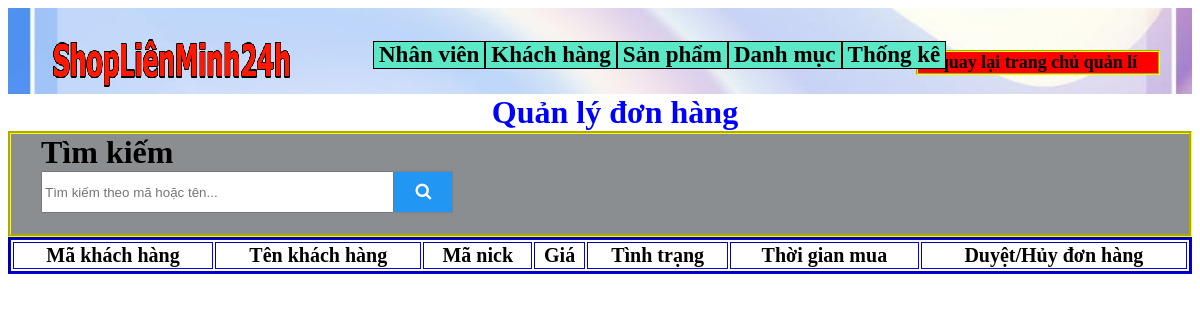
/admin/ql_don_hang/index.php (signed in), run on an earlier commit of the app's database.
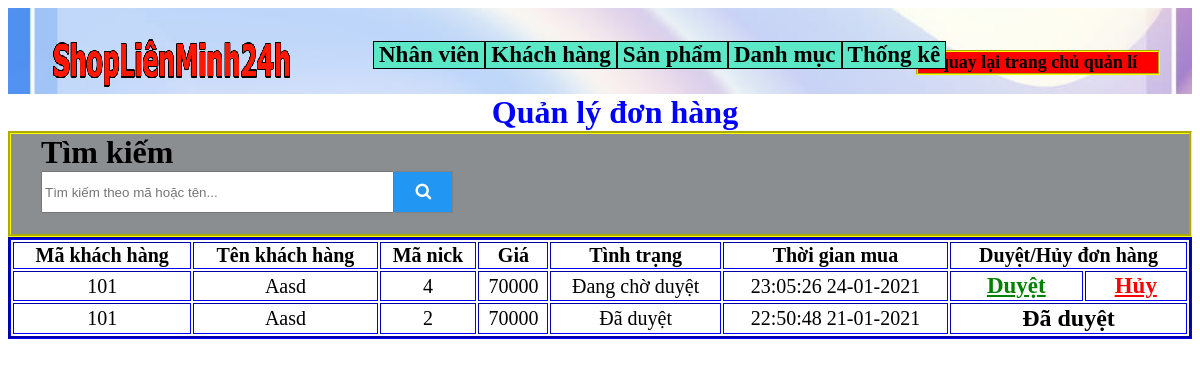
And on a later commit of the database.
### tables this page shows
CREATE TABLE `hoa_don` (
  `ma_hoa_don` int(11) NOT NULL,
  `ma_khach_hang` int(11) NOT NULL,
  `ma_nick` int(50) NOT NULL,
  `tinh_trang` int(20) NOT NULL,
  `ten_nguoi_mua` varchar(50) NOT NULL,
  `email` varchar(100) NOT NULL,
  `thoi_gian_mua` datetime NOT NULL
);

CREATE TABLE `thong_tin_nick` (
  `ma` int(11) NOT NULL,
  `gia` double NOT NULL,
  `anh` varchar(300) NOT NULL,
  `ma_rank` int(20) NOT NULL,
  `ma_danh_muc` int(30) NOT NULL,
  `tai_khoan` varchar(50) NOT NULL,
  `mat_khau` varchar(50) NOT NULL
);

### admin/ql_don_hang/index.php (the view, shortened to what this page needs)
<!DOCTYPE html>
<html>
<head>
	<link rel="stylesheet" href="https://cdnjs.cloudflare.com/ajax/libs/font-awesome/4.7.0/css/font-awesome.min.css">
</head>
<body>
<?php include '../../connect.php'; ?>
<?php
	$tim_kiem = '';
	$sql = "select hoa_don.*, thong_tin_nick.gia from hoa_don join thong_tin_nick on hoa_don.ma_nick = thong_tin_nick.ma where hoa_don.ma_khach_hang like '%$tim_kiem%' or hoa_don.ten_nguoi_mua like '%$tim_kiem%' or hoa_don.ma_hoa_don like '%$tim_kiem%' or hoa_don.ma_nick like '%$tim_kiem%' order by hoa_don.tinh_trang asc, hoa_don.thoi_gian_mua asc";
	$result = mysqli_query($connect, $sql);
?>
<div id='div_tong_admin'>
		<div id="div_banner">
			<div class="nut_dk_2">
				<a href="../index.php" style="font-size: 18px;">quay lại trang chủ quản lí</a>
			</div>
			<div id="div_logo">
				<a href="http://localhost/doAn_1/trang_chu/index.php">
					<img src="../../banner_and_slide/logo24h.png" style="width: 100%;height: 50px;image-rendering: pixelated;">
				</a>
			</div>
			<div id='div_menu'>
				<?php include '../danh_sach_kh/menu.php' ?>
			</div>
		</div>
		<h1 style="text-align: center;color: blue; ">Quản lý đơn hàng</h1>
		 <div>
		 	<form class="example"><h1>Tìm kiếm</h1>
			  <input id="tim_kiem" type="search" placeholder="Tìm kiếm theo mã hoặc tên..." name="tim_kiem" value="<?php echo $tim_kiem ?>">
			  <button><i class="fa fa-search"></i></button>
			</form>
		 </div>
		<div>
			<table border='2px' style='width: 100%; border: 3px groove blue; text-align: center; height: auto; font-size: 20px;'>
				<tr>
					<th>
						Mã khách hàng
					</th>
					<th>
						Tên khách hàng
					</th>
					<th>
						Mã nick
					</th>
					<th>
						Giá
					</th>
					<th>
						Tình trạng
					</th>
					<th>
						Thời gian mua
					</th>
					<th colspan="2">
						Duyệt/Hủy đơn hàng
					</th>
				</tr>
				<?php foreach ($result as $each) { ?>
					<tr>
						<td>
							<?php echo $each['ma_khach_hang'] ?>
						</td>
						<td>
							<?php echo $each['ten_nguoi_mua'] ?>
						</td>
						<td>
							<?php echo $each['ma_nick'] ?>
						</td>
						<td>
							<?php echo $each['gia'] ?>
						</td>
						<td>
							<?php
								if($each['tinh_trang']==1){
									echo "Đang chờ duyệt";
								}elseif($each['tinh_trang']==2){
									echo "Đã duyệt";
								}elseif($each['tinh_trang']==3){
									echo "Đã hủy";
								}
							?>
						</td>
						<td>
							<?php
							echo date_format(date_create($each['thoi_gian_mua']), 'H:i:s d-m-Y');
							?>
						</td>
					<?php if($each['tinh_trang']==1){ ?>
						<td>
							<a style='color:green; text-decoration:underline;' href="duyet_don_hang.php?ma_nick=<?php echo $each['ma_nick'] ?>&tinh_trang=2&ma_hoa_don=<?php echo $each['ma_hoa_don'] ?>">
								Duyệt
							</a>
						</td>
						<td>
							<a onclick='return check()' style='color:red; text-decoration:underline;' href="huy_don_hang.php?ma_hoa_don=<?php echo $each['ma_hoa_don'] ?>">
								Hủy
							</a>
						</td>
					<?php }elseif($each['tinh_trang']==2){ ?>
						<td colspan="2">
							<?php echo "<b style='font-size:24px;'>Đã duyệt</b>" ?>
						</td>
					<?php }elseif($each['tinh_trang']==3){ ?>
						<td colspan="2">
							<?php echo "<b style='font-size:24px;'>Đã hủy</b>" ?>
						</td>
						<?php } ?>
					</tr>
				<?php } ?>
			</table>
		</div>
</div>
</body>
</html>

What changed in the data, as far as the page shows it:
added hoa_don: ma_khach_hang "101", ten_nguoi_mua "Aasd", ma_nick "4", ma_nick.gia "70000", tinh_trang "Đang chờ duyệt", thoi_gian_mua "23:05:26 24-01-2021"
added hoa_don: ma_khach_hang "101", ten_nguoi_mua "Aasd", ma_nick "2", ma_nick.gia "70000", tinh_trang "Đã duyệt", thoi_gian_mua "22:50:48 21-01-2021"
